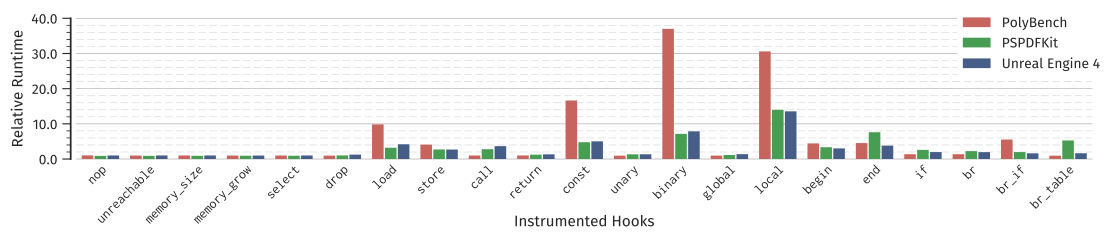

Recreate this plot in Python.
#!/usr/bin/python
import csv
import pandas as pd
import numpy as np
import matplotlib as mpl
import matplotlib.pyplot as plt
import seaborn as sns
import scipy as sp

mpl.font_manager.USE_FONTCONFIG=True

# mpl.rcParams['pdf.fonttype'] = 42
# mpl.rcParams['ps.fonttype'] = 42
# mpl.rcParams['text.usetex'] = True
# from matplotlib import font_manager
# font_manager.USE_FONTCONFIG = True

# flist = mpl.font_manager.get_fontconfig_fonts()
# print flist
# names = [(fname, mpl.font_manager.FontProperties(fname=fname).get_name()) for fname in flist]
# print names


# font = matplotlib.font_manager.FontProperties(family='Fira Sans')
# file = matplotlib.font_manager.findfont(font)
# print file

# print pd.__version__

df = pd.read_csv("runtime-analysis.csv", skipinitialspace=True)

# drop some columns and rows that add clutter
df = df.drop(["comment", "analysis", "browser"], axis=1)

# mean over all runs, but still keep separate programs and hooks
df = df.groupby(["hooks", "program"]).mean().reset_index()

# add program_group column that combines all polybench programs into one and gives more readable names
df.loc[df.program == "pspdfkit", "program_group"] = "PSPDFKit"
df.loc[df.program == "UE4Game-HTML5-Shipping", "program_group"] = "Unreal Engine 4"
df.loc[(df.program != "pspdfkit") & (df.program != "UE4Game-HTML5-Shipping"), "program_group"] = "PolyBench"

# add overhead column that is relative to the none execution
for i, row in df.iterrows():
	none_seconds = df[(df.hooks == "none") & (df.program == row.program)].seconds
	assert len(none_seconds) == 1, "after mean there should be only one entry for hooks none"
	df.ix[i, "overhead"] = row.seconds / float(none_seconds.iloc[0])

# df.replace("br_table","   br_table",inplace=True)

# print df.groupby(["hooks"]).overhead.describe()
df_ = df.groupby(["hooks"]).overhead.describe().reset_index()
print df_[(df_.level_1 == "min") | (df_.level_1 == "max")]
# print df_[(df_.hooks == "all")]

# custom hooks sort order
df.hooks = pd.Categorical(df.hooks, [
	# "none",
	# "start",
	"nop",
	"unreachable",	
	"memory_size",
	"memory_grow",
	"select",
	"drop",
	"load",
	"store",
	"call",
	"return",
	"const",
	"unary",
	"binary",
	"global",
	"local",
	"begin",
	"end",
	"if",
	"br",
	"br_if",
	"br_table",
	# "all",
])

# print df
# print df.dtypes

sns.set_style("ticks")
sns.set_palette(
	sns.xkcd_palette(["pale red", "medium green", "denim blue"])
	# sns.color_palette("Set1", n_colors=3)
)

fp = mpl.font_manager.FontProperties(fname="/usr/share/fonts/truetype/fira/FiraSans-Regular.ttf")
# print fp
print mpl.font_manager.findfont("Fira Sans")

g = sns.factorplot(x="hooks", y="overhead", hue="program_group", kind="bar", aspect=5, size=2.2, data=df, legend=False,
	estimator=sp.stats.gmean,	
	errwidth=0,
	# errwidth=1,
	# capsize=.1
)
g.ax.yaxis.set_minor_locator(mpl.ticker.AutoMinorLocator())
g.despine(offset=4,bottom=True)
plt.xlabel("Instrumented Hooks", fontproperties=fp, fontsize=11,
	labelpad=-8
)
plt.ylabel("Relative Runtime", fontproperties=fp, fontsize=11,
#	position=(0,.3)
)
legend = plt.legend(
	loc="upper right",
	bbox_to_anchor=(1.02, 1.1),
	frameon=1,
	framealpha=1,
	prop=fp,
	fontsize=11
)
legend.get_frame().set_linewidth(0)
plt.tick_params(axis='x', 
	bottom=False, # ticks along the bottom edge are off
	labelbottom=True)
plt.ylim((0,40))
g.ax.yaxis.grid(b=True,which="major",color=".7",linewidth=.5)
g.ax.yaxis.grid(b=True,which="minor",color=".85",linewidth=.5,linestyle="--")
# g.set_xticklabels(rotation=45, ha="center", position=(0,-.02), fontproperties="Inconsolata",fontsize="11", rotation_mode="anchor")
g.set_xticklabels(fontproperties="Inconsolata",fontsize="10",
	rotation=45,
	rotation_mode="anchor",
	ha="right",
	position=(0,0.06),
)
g.set_yticklabels(g.ax.get_yticks(), fontproperties=fp)

def change_width(ax, new_value) :
    for patch in ax.patches :
        current_width = patch.get_width()
        diff = current_width - new_value

        # we change the bar width
        patch.set_width(new_value)

        # we recenter the bar
        patch.set_x(patch.get_x() + diff * .5)

change_width(g.ax, .24)

g.savefig("runtime-analysis.pdf")
